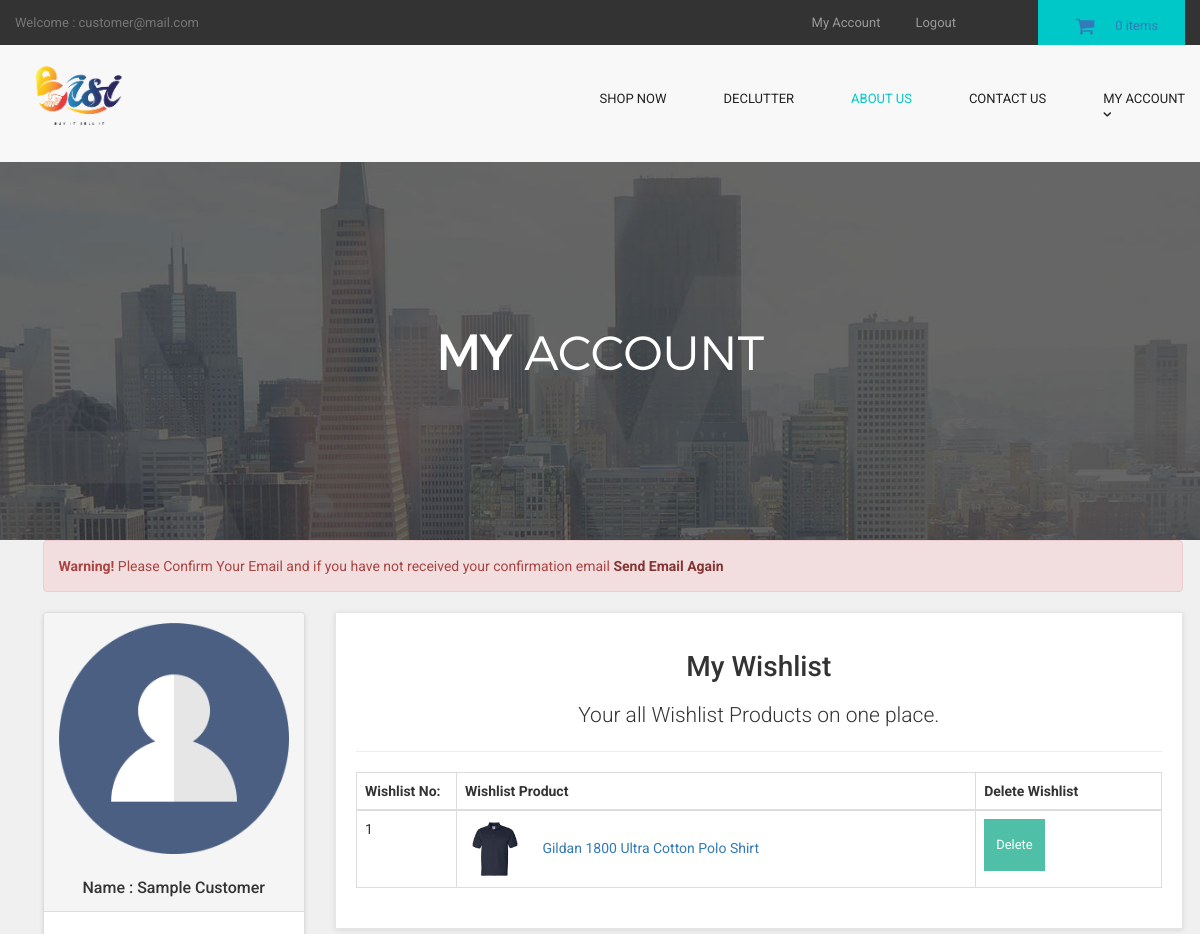
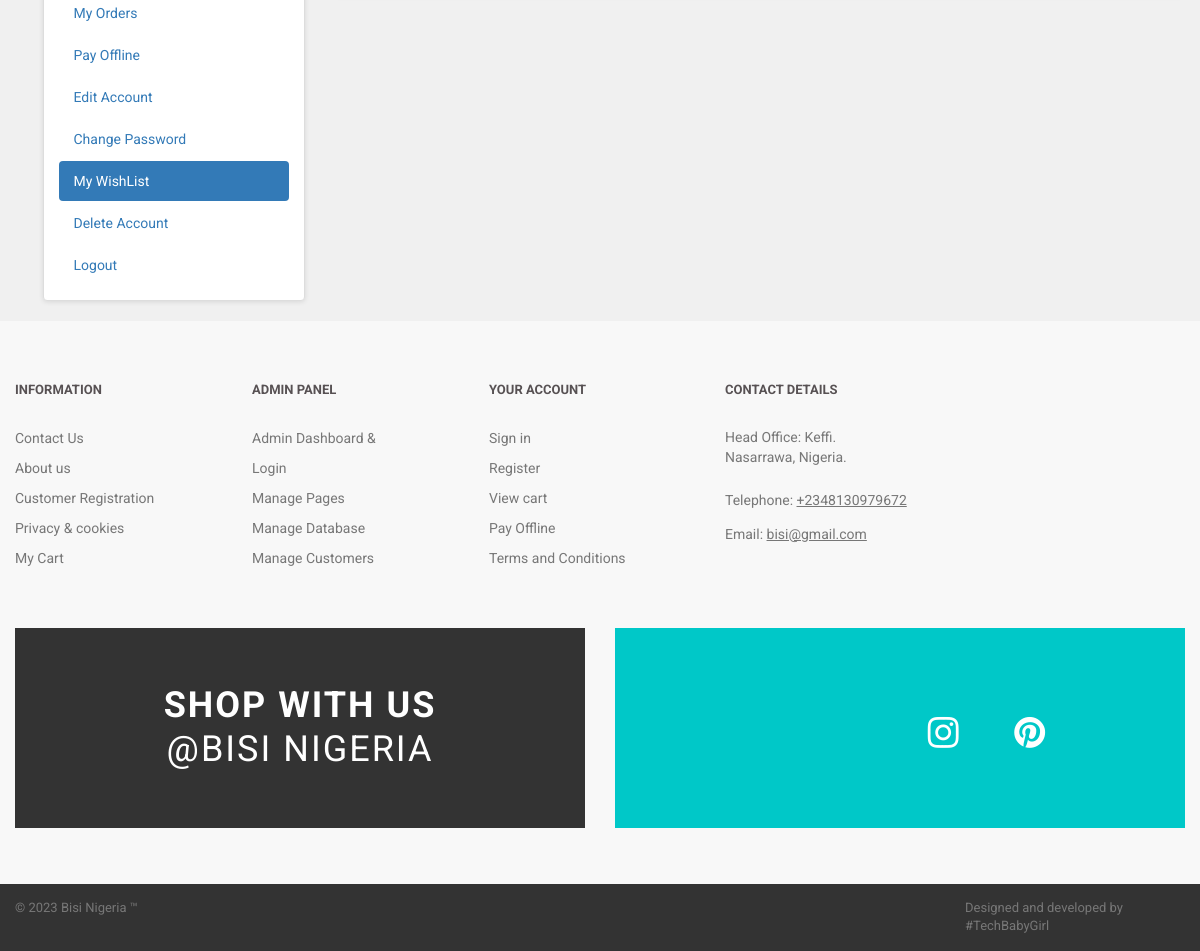
/customer/my_account.php?my_wishlist (signed in), run on the app's committed database (2 pictures, top to bottom).
### tables this page shows
CREATE TABLE `customers` (
  `customer_id` int(10) NOT NULL,
  `customer_name` varchar(255) NOT NULL,
  `customer_email` varchar(255) NOT NULL,
  `customer_pass` varchar(255) NOT NULL,
  `customer_country` text NOT NULL,
  `customer_city` text NOT NULL,
  `customer_contact` varchar(255) NOT NULL,
  `customer_address` text NOT NULL,
  `customer_image` text NOT NULL,
  `customer_ip` varchar(255) NOT NULL,
  `customer_confirm_code` text NOT NULL
);

CREATE TABLE `wishlist` (
  `wishlist_id` int(10) NOT NULL,
  `customer_id` int(10) NOT NULL,
  `product_id` int(10) NOT NULL
);

CREATE TABLE `products` (
  `product_id` int(10) NOT NULL,
  `p_cat_id` int(10) NOT NULL,
  `cat_id` int(10) NOT NULL,
  `manufacturer_id` int(10) NOT NULL,
  `date` timestamp NOT NULL DEFAULT current_timestamp() ON UPDATE current_timestamp(),
  `product_title` text NOT NULL,
  `product_url` text NOT NULL,
  `product_img1` text NOT NULL,
  `product_img2` text NOT NULL,
  `product_img3` text NOT NULL,
  `product_price` int(10) NOT NULL,
  `product_psp_price` int(100) NOT NULL,
  `product_desc` text NOT NULL,
  `product_features` text NOT NULL,
  `product_video` text NOT NULL,
  `product_keywords` text NOT NULL,
  `product_label` text NOT NULL,
  `status` varchar(255) NOT NULL
);

### customer/my_wishlist.php (the view, shortened to what this page needs)
<center>
<h1> My Wishlist </h1>
<p class="lead"> Your all Wishlist Products on one place. </p>
</center>
<hr>
<div class="table-responsive">
<table class="table table-bordered table-hover">
<thead>
<tr>
<th> Wishlist No: </th>
<th> Wishlist Product </th>
<th> Delete Wishlist </th>
</tr>
</thead>
<tbody>
<?php
$customer_session = $_SESSION['customer_email'];
$get_customer = "select * from customers where customer_email='$customer_session'";
$run_customer = mysqli_query($con,$get_customer);
$row_customer = mysqli_fetch_array($run_customer);
$customer_id = $row_customer['customer_id'];
$i = 0;
$get_wishlist = "select * from wishlist where customer_id='$customer_id'";
$run_wishlist = mysqli_query($con,$get_wishlist);
while($row_wishlist = mysqli_fetch_array($run_wishlist)){
$wishlist_id = $row_wishlist['wishlist_id'];
$product_id = $row_wishlist['product_id'];
$get_products = "select * from products where product_id='$product_id'";
$run_products = mysqli_query($con,$get_products);
$row_products = mysqli_fetch_array($run_products);
$product_title = $row_products['product_title'];
$product_url = $row_products['product_url'];
$product_img1 = $row_products['product_img1'];
$i++;
?>
<tr>
<td width="100"> <?php echo $i; ?> </td>
<td>
<img src="../admin_area/product_images/<?php echo $product_img1; ?>" width="60" height="60">
<a href="../<?php echo $product_url; ?>">
<?php echo $product_title; ?>
</a>
</td>
<td>
<a href="my_account.php?delete_wishlist=<?php echo $wishlist_id; ?>" class="btn btn-primary">
<i class="fa fa-trash-o"> </i> Delete
</a>
</td>
</tr>
<?php } ?>
</tbody>
</table>
</div>

### customer/includes/sidebar.php
<div class="panel panel-default sidebar-menu">
<div class="panel-heading">
<?php
$customer_session = $_SESSION['customer_email'];
$get_customer = "select * from customers where customer_email='$customer_session'";
$run_customer = mysqli_query($con,$get_customer);
$row_customer = mysqli_fetch_array($run_customer);
$customer_image = $row_customer['customer_image'];
$customer_name = $row_customer['customer_name'];
if(!isset($_SESSION['customer_email'])){
}
else {
echo "
<center>
<img src='customer_images/$customer_image' class='img-responsive'>
</center>
<br>
<h3 align='center' class='panel-title'> Name : $customer_name </h3>
";
}
?>
</div>
<div class="panel-body">
<ul class="nav nav-pills nav-stacked">
<li class="<?php if(isset($_GET['my_orders'])){ echo "active"; } ?>">
<a href="my_account.php?my_orders"> <i class="fa fa-list"> </i> My Orders </a>
</li>
<li class="<?php if(isset($_GET['pay_offline'])){ echo "active"; } ?>">
<a href="my_account.php?pay_offline"> <i class="fa fa-bolt"></i> Pay Offline </a>
</li>
<li class="<?php if(isset($_GET['edit_account'])){ echo "active"; } ?>">
<a href="my_account.php?edit_account"> <i class="fa fa-pencil"></i> Edit Account </a>
</li>
<li class="<?php if(isset($_GET['change_pass'])){ echo "active"; } ?>">
<a href="my_account.php?change_pass"> <i class="fa fa-user"></i> Change Password </a>
</li>
<li class="<?php if(isset($_GET['my_wishlist'])){ echo "active"; } ?>">
<a href="my_account.php?my_wishlist"> <i class="fa fa-heart"></i> My WishList </a>
</li>
<li class="<?php if(isset($_GET['delete_account'])){ echo "active"; } ?>">
<a href="my_account.php?delete_account"> <i class="fa fa-trash-o"></i> Delete Account </a>
</li>
<li>
<a href="logout.php"> <i class="fa fa-sign-out"></i> Logout </a>
</li>
</ul>
</div>
</div>

### customer/styles/backend.css (style rules this page uses)
html { font-family: "Roboto", Helvetica, Arial, sans-serif; line-height: 1.15; -ms-text-size-adjust: 100%; -webkit-text-size-adjust: 100% }
body { margin: 0 }
h1 { font-size: 2em; margin: .67em 0 }
hr { box-sizing: content-box; height: 0; overflow: visible }
a { background-color: transparent; -webkit-text-decoration-skip: objects }
img { border-style: none }
html { box-sizing: border-box }
body { min-width: 1190px; font-family: Montserrat, sans-serif; font-weight: 400; background-color: white; }
img { max-width: 100%; height: auto }
.btn { display: inline-block; vertical-align: top; font-size: 13px; line-height: 40px; text-decoration: none; -webkit-transition: .3s; transition: .3s }

### styles/style.css (style rules this page uses)
body { font-family: "Roboto", Helvetica, Arial, sans-serif; font-size: 14px; line-height: 1.42857143; color: #333333; background-color: #f0f0f0; overflow-x: hidden; }
.btn-primary { color:rgb(255, 255, 255); background-color:rgb(79, 191, 168); border-color:rgb(65, 179, 156); }
#content .panel.sidebar-menu { box-sizing: border-box; box-shadow: 0 1px 5px rgba(0, 0, 0, 0.1); }
#content .panel.sidebar-menu h3 { padding: 5px 0; margin: 0; }

### data on the page
customers: customer_image (picture), customer_name "Sample Customer"
wishlist: product.product_img1 (picture), product.product_title "Gildan 1800 Ultra Cotton Polo Shirt"

### other printed values
$_SESSION['customer_email'] "customer@mail.com"
$count_items "0"
